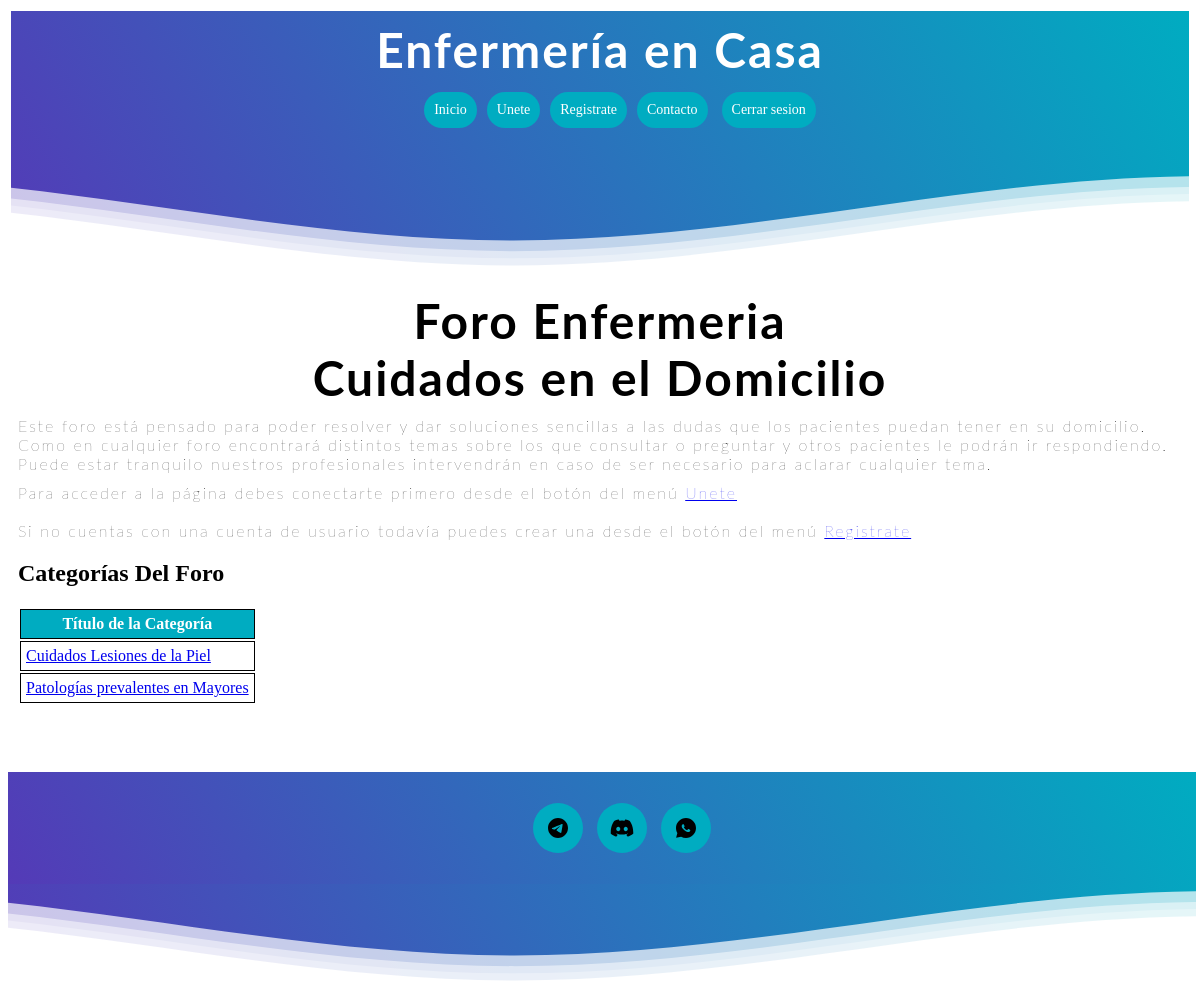
The app's page /index2.php with its own data.
### tables this page shows
CREATE TABLE IF NOT EXISTS `categories` (
  `cat_id` int NOT NULL AUTO_INCREMENT,
  `cat_name` varchar(255) NOT NULL,
  PRIMARY KEY (`cat_id`),
  UNIQUE KEY `cat_name_unique` (`cat_name`)
);

### controller/controller_categorie.php (called while the page is built, shortened)
<?php
function listarCategorias(){
    require_once "model/model_categorie.php";
    $categoria1 = new categorie(null);
    $categorias = $categoria1->mostrarCategorias();
    include "view/index_categorie.php";
}

### controller/conexion.php (called while the page is built, shortened)
<?php
class Conexion
{
    private $servidor;
    private $user;
    private $password;
    private $dbh;
    public function __construct()
    {
        $dbname = 'foroenfermeriadb';
        $this->servidor = "mysql:host=localhost;dbname=$dbname";
        $this->user = 'root';
        $this->password = '';
    }
    public function conectar()
    {
        try {
            $this->dbh = new PDO($this->servidor, $this->user, $this->password);
            $this->dbh->setAttribute(PDO::ATTR_ERRMODE, PDO::ERRMODE_EXCEPTION);
        }
        catch (PDOException $ex) {
            echo "Problemas al conectar con la base de datos";
        }
    }
    public function desconectar()
    {
        $this->dbh = null;
    }
    public function consultar($strComando)
    {
        try {
            $stmt = $this->dbh->prepare($strComando);
            $stmt->execute();
            $rows = $stmt->fetchAll();
            return $rows;
        } catch (PDOException $ex) {
            throw $ex;
        }
    }
}

### model/model_categorie.php (called while the page is built, shortened)
<?php
require_once "controller/conexion.php";
class categorie{
    public $conexion;
    public function __construct($cat_name)
    {
        $this->conexion = new Conexion();
    }
    public function mostrarCategorias()
    {
        $this->conexion->conectar();
        $categorias = $this->conexion->consultar("SELECT * FROM categories");
        $this->conexion->desconectar();
        return $categorias;
    }
}

### view/index_categorie.php (the view, shortened to what this page needs)
<?php
require_once "header1.php";
?>
    <div class="body">
        <h1>Foro Enfermeria <br> Cuidados en el Domicilio</h1>
        <div>
            <p>
                Este foro está pensado para poder resolver y dar soluciones sencillas a las dudas que los
                pacientes puedan tener en su domicilio.<br>
                Como en cualquier foro encontrará distintos temas sobre los que consultar o preguntar y
                otros pacientes le podrán ir respondiendo. <br>
                Puede estar tranquilo nuestros profesionales intervendrán en caso de ser necesario para aclarar cualquier tema.<br>
            </p>
            <p>
                Para acceder a la página debes conectarte primero desde el botón del menú <a href="index2.php?action=mostrarLogin&controller=controller_usuario">Unete</a><br>
                <br>
                Si no cuentas con una cuenta de usuario todavía puedes crear una desde el botón del menú <a href="index2.php?action=mostrarRegister&controller=controller_usuario">Registrate</a><br>
            </p>
        </div>
        <div class="zonas-centrales">
            <div class="texto">
                <h2>Categorías Del Foro</h2>
            </div>
        </div>
    <div class="tabla">
        <?php
        if (!empty($categorias)) {
            echo '<table>';
            echo '<tr><th>Título de la Categoría</th></tr>';
            foreach ($categorias as $categoria) {
                $cat_id = $categoria['cat_id'];
                $cat_name = $categoria['cat_name'];
                echo '<form action="" method="post">';
                echo '<tr>';
                echo '<td><a class="titulo-Categoría" href="index2.php?action=listarTemas&controller=controller_tema&id_categoria='.$cat_id.'&cat_name='.$cat_name.'" >', $categoria['cat_name'], '</a></td>';
                echo '</tr>';
                echo '</form>';
            }
            echo '</table>';
        }
        ?>
    </div>
    </div>
<?php include "footer.php";

### css/estilos.css (style rules this page uses)
h1 { font-family: "Lucida Calligraphy", 'Lato', sans-serif; margin: 10px 0px 0px 0px; font-weight:300; letter-spacing: 2px; font-size:48px; text-align: center; font-weight: bold; }
p { font-family: 'Lato', sans-serif; margin: 10px 0px 0px 0px; font-weight:20; letter-spacing: 2px; }
.tabla { border-collapse: collapse; margin: 10px auto; min-height: 100px; }
.tabla th { background-color: #00ACC1FF; color: white; }
.tabla td, .tabla th { border: 1px solid black; padding: 5px; }
.body { min-height: 60vh; padding: 10px; }

### records on screen
categories: cat_name "Cuidados Lesiones de la Piel"
categories: cat_name "Patologías prevalentes en Mayores"
